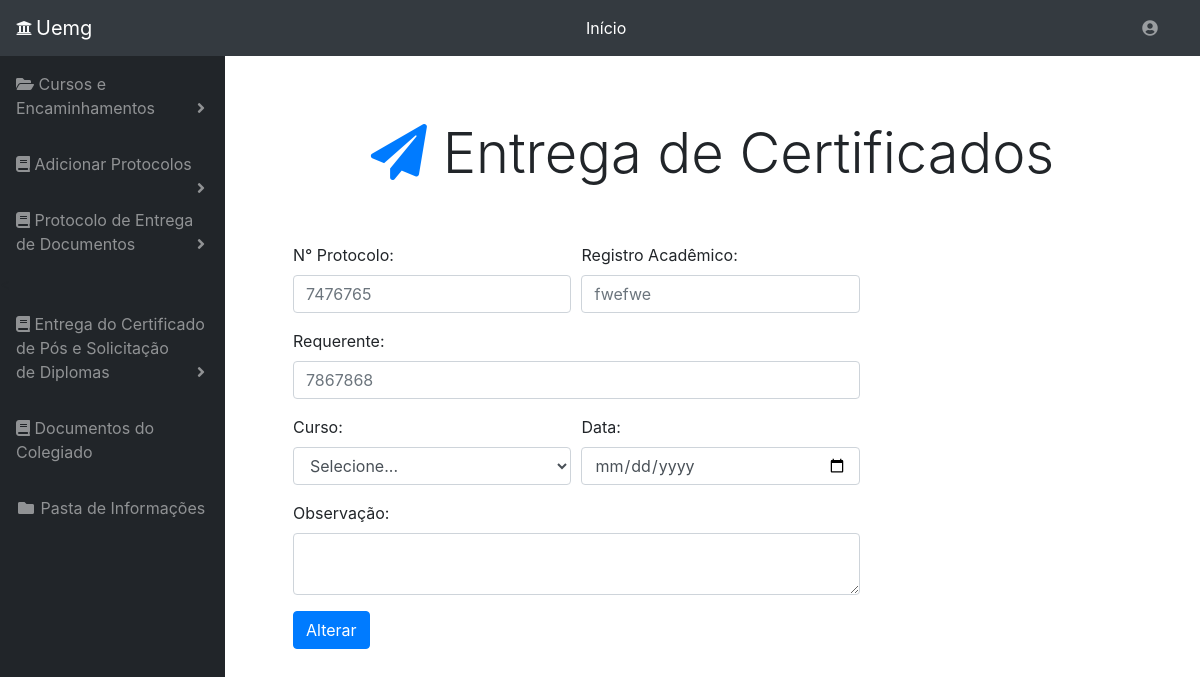
Before: /altera_protocolos.php?id=1231437 with the older database file.
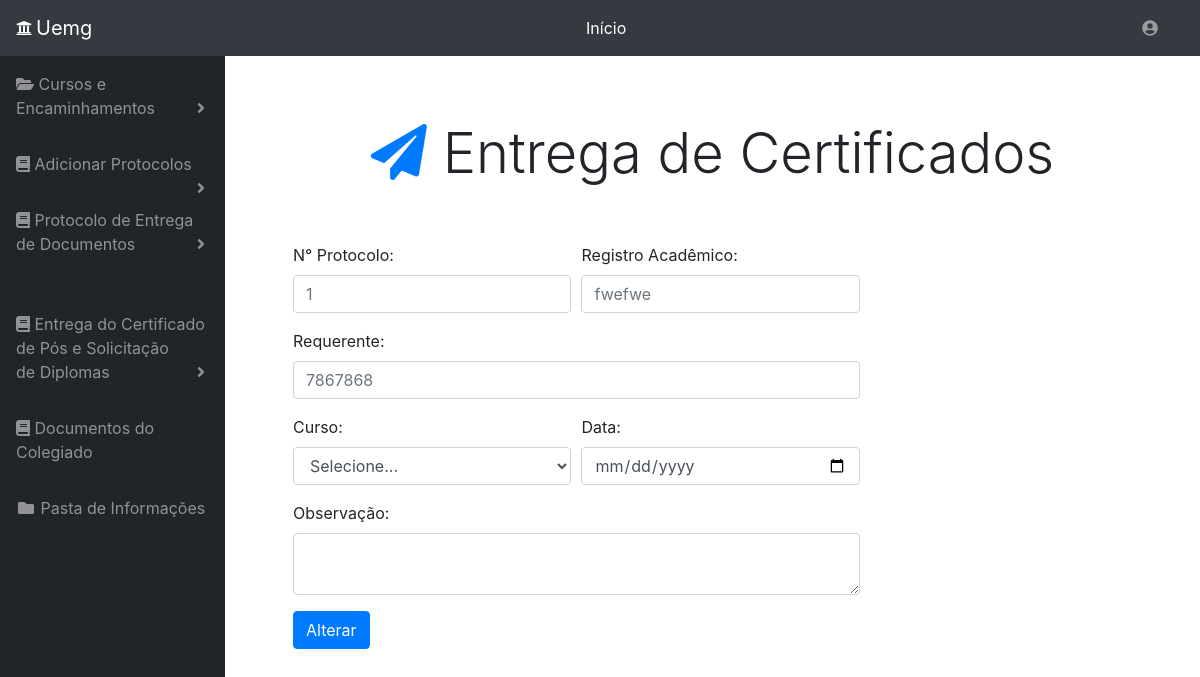
After: the same page with the newer database file.
### tables this page shows
CREATE TABLE `addprotocolos` (
  `Id` int(11) NOT NULL,
  `nome` varchar(255) NOT NULL,
  `atendente` varchar(255) NOT NULL,
  `curso` varchar(255) NOT NULL,
  `historico` varchar(255) NOT NULL,
  `data` date NOT NULL,
  `observacao` varchar(1000) NOT NULL,
  `numproto` varchar(255) NOT NULL,
  `ra` varchar(50) NOT NULL,
  `obsevacaocolegiado` varchar(255) NOT NULL,
  `cursocolegiado` varchar(255) NOT NULL,
  `encaminhamento` varchar(255) NOT NULL,
  `encaminhamentocolegiado` varchar(255) NOT NULL,
  `vencimento` varchar(255) NOT NULL,
  `dataretirada` date NOT NULL,
  `hora` time NOT NULL,
  `datavencimento` date NOT NULL,
  `statusColeg` tinyint(1) NOT NULL,
  `status` tinyint(1) NOT NULL
);

### altera_protocolos.php (the view, shortened to what the changed rows need)
<!DOCTYPE html>
<head>
	<link rel="stylesheet" href="https://stackpath.bootstrapcdn.com/bootstrap/4.1.3/css/bootstrap.min.css">
	<link rel="stylesheet" type="text/css" media="screen" href="menu.css" />
	<link rel="stylesheet" href="https://use.fontawesome.com/releases/v5.5.0/css/all.css">
</head>
<body id="page-top">
<div id="wrapper">
							<div id="content-wrapper">
								<div class="container-fluid">
									<?php
									$servername = "localhost";
									$database = "protocolos";
									$username = "root";
									$password = "";
									$conn = mysqli_connect($servername, $username, $password, $database);
									$id = $_GET['id'];
									$sql = "SELECT * FROM addprotocolos WHERE Id = '$id'";
									$consulta = mysqli_query($conn, $sql);
									while( $dados = mysqli_fetch_assoc($consulta)){
										?>
										<div class="row">
											<div class="col-12 text-center my-5">
												<h1 class="display-4"><i class="fa fa-paper-plane text-primary mr-3" aria-hidden="true"></i>Entrega de Certificados</h1>
											</div>
										</div>
										<div class="row mb-5 justifiy-content-center">
											<div class="col-sm-12 col-md-10 col-lg-8">
												<form method="post" action="funções/edita_doc_coleg.php?id=<?php echo $dados['Id'];?>">
													<div class="form-row ml-5">
														<div class="form-group col-sm-6 ">
															<label for="inputNumProto">N° Protocolo:</label>
															<input type="text" class="form-control" id="numproto" name="numproto" placeholder="<?php echo $dados['numproto']; ?>" required="">
														</div>
														<div class="form-group col-sm-6 ">
															<label for="inputRa">Registro Acadêmico:</label>
															<input type="text" class="form-control" id="ra" name="ra" placeholder="<?php echo $dados['ra']; ?>" required="">
														</div>
													</div>
													<div class="form-row ml-5">
													<div class="form-group col-sm-12 ">
															<label for="inputRequerente">Requerente:</label>
															<input type="text" class="form-control" id="requerente" name="requerente" placeholder="<?php echo $dados['nome']; ?>" required="">
														</div>
													</div>
													<div class="form-row ml-5">
														<div class="form-group col-sm-6">
															<label for="inputCurso">Curso:</label>
															<select id="inputCurso" class="form-control" name="curso">
																<option selected>Selecione...</option>
																<?php
																$servername = "127.0.0.1";
																$database = "protocolos";
																$username = "root";
																$password = "";
																$conn = mysqli_connect($servername, $username, $password, $database);
																$sql = "SELECT * FROM curso";
																$consulta = mysqli_query($conn, $sql);
																?>
															</select>
														</div>
														<div class="form-group col-sm-6 ">
															<label for="inputNumProto">Data:</label>
															<input type="date" class="form-control" id="data" name="data" required="">
														</div>
													</div>
													<div class="form-row ml-5">
														<div class="form-group col-sm-12 ">
															<label for="inputObservacao">Observação:</label>
															<textarea class="form-control" id="inputObservacao" name="obsevacao"></textarea>
														</div>
													</div>
													<div class="form-row ml-5">
														<div class="col-sm-12">
																<button type="submit" class="btn btn-primary">Alterar</button>
														</div>
													</div>
												</form>
											</div>
										</div>
									<?php   } ?>
								</div>
							</div>
						</body>
						</html>

Changed rows visible on the page:
changed addprotocolos "fwefwe": numproto "7476765" → "1"
